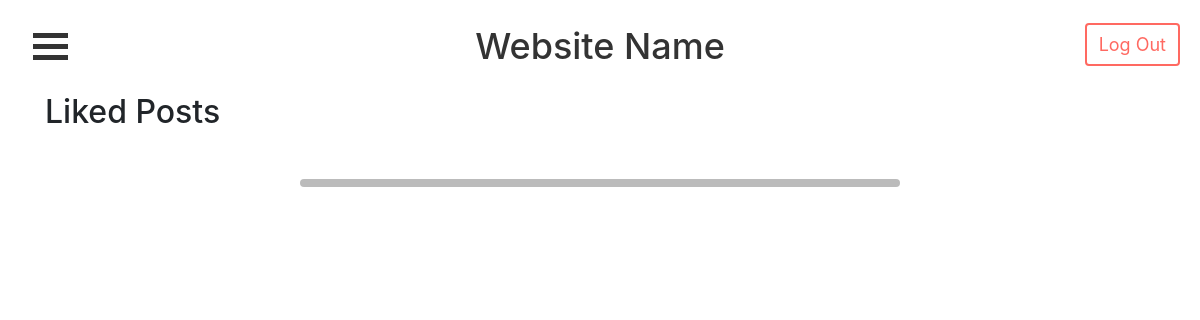
/likedposts/2/ (signed in), run on an earlier commit of the app's database.
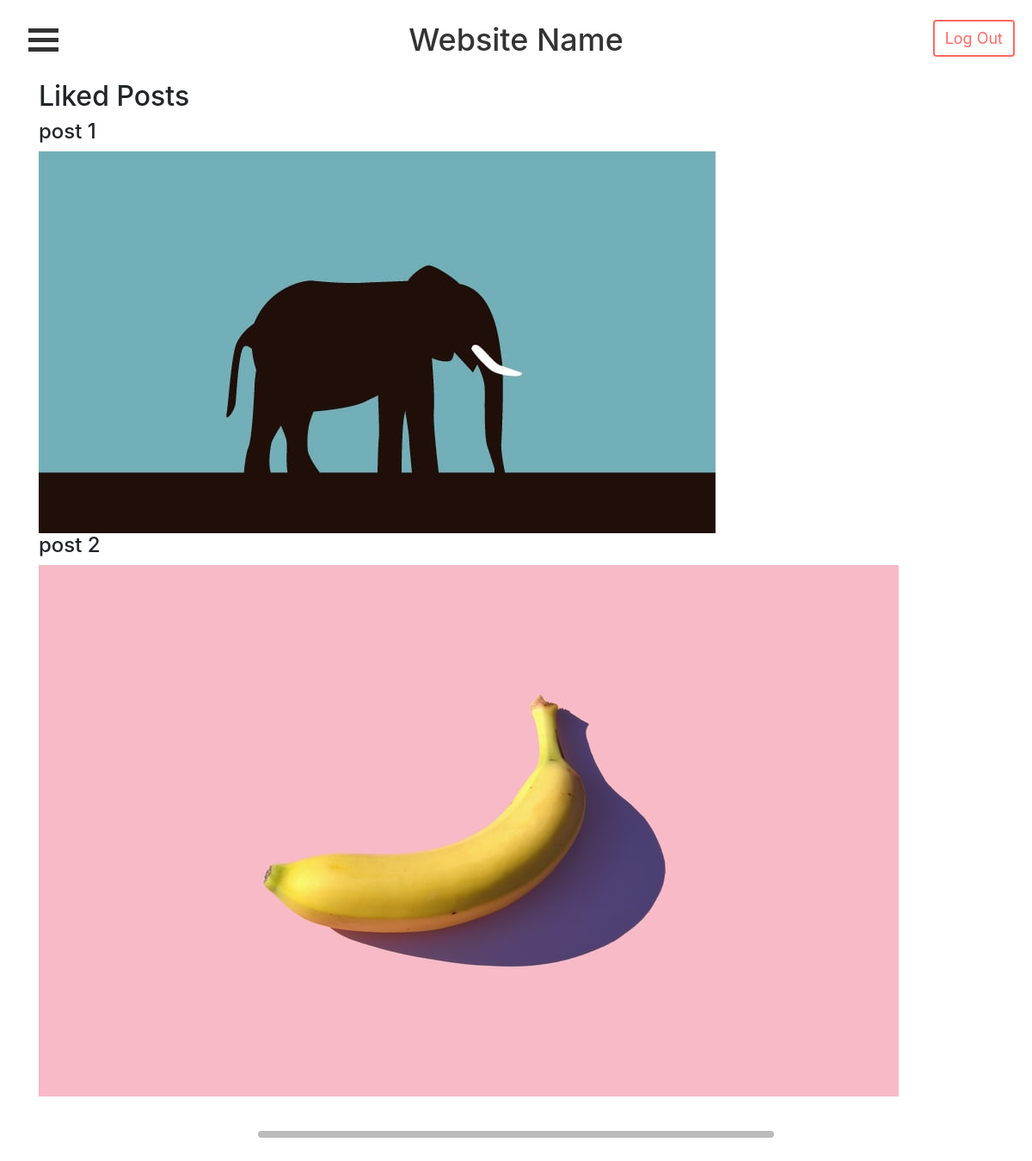
And on a later commit of the database.
### accounts/models.py (models this page shows, shortened)
class Post(models.Model):
    title = models.CharField(max_length=50, null=True)
    caption = models.CharField(max_length=200, null=True)
    image = models.ImageField(null=True)
    post_date = models.DateTimeField(auto_now_add=True, null=True)
    userPosted = models.ForeignKey(Profile, null=True, on_delete=models.CASCADE)
    likes = models.IntegerField(default=0)

### accounts/views.py (the view)
# urls.py: path('likedposts/<str:pk>/', views.likedposts, name="likedposts_page"),
def likedposts(request, pk):
    if int(pk) == request.user.id:
        profile = Profile.objects.get(user_id=pk)
        likes = profile.like_set.all()
        posts = []
        for i in likes:
            posts.append(i.liked_post)
        context = {'profile': profile, 'posts': posts}
        return render(request, 'accounts/liked.html', context)
    else:
        return redirect('home_page')

### accounts/templates/accounts/liked.html
{% extends 'accounts/main.html' %}
{% block content %}
<div class="container-sm">
  <h2>Liked Posts</h2>
  {% for post in posts %}
  <h4>{{post.title}}</h4>
  <a href="{% url 'post_page' post.id %}">
    <img src="{{post.image.url }}" alt="post image">
  </a>
  {% endfor %}
</div>
<br />
<hr class="rounded">
<br />
{% endblock %}

What changed in the data, as far as the page shows it:
now on this page (row edited): Post: title "post 1", image (picture)
added Post: title "post 2", image (picture)
